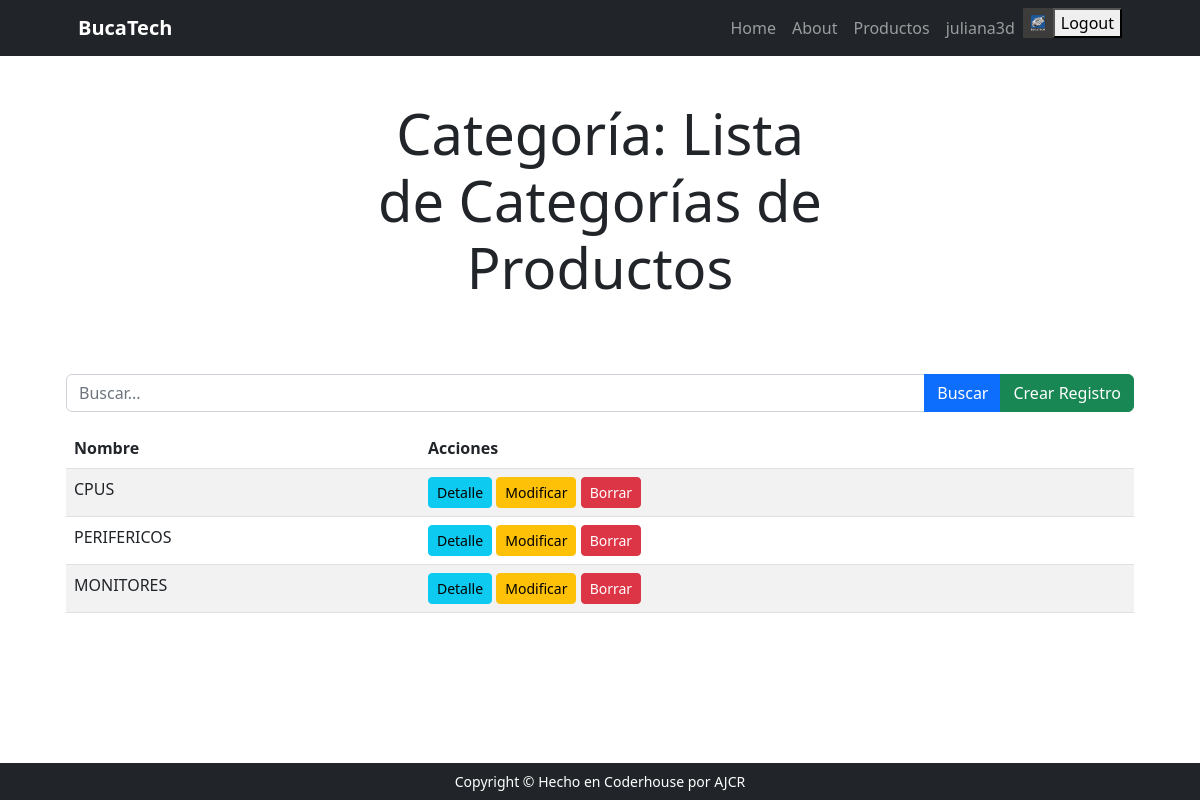
The app's page /products/category/list (signed in) with its own data.
### ventas/models.py (models this page shows, shortened)
class Vendedor(models.Model):
    usuario = models.OneToOneField(User, on_delete=models.CASCADE, related_name='vendedor')
    celular = models.CharField(max_length=50, blank=True, null=True)
    avatar = models.ImageField(upload_to='avatares', blank=True, null=True)
    class Meta:
        verbose_name = 'Vendedor'
        verbose_name_plural = 'Vendedores'

### productos/models.py (models this page shows, shortened)
class Category(models.Model):
    name = models.CharField(max_length=100)
    description = models.TextField()
    class Meta:
        verbose_name = 'Categoría de Producto'
        verbose_name_plural = 'Categorías de Productos'

### productos/views.py (the view)
class CategoryList(ListView):
    model = Category
    template_name = 'product/category_list.html'
    def get_queryset(self):
        queryset = super().get_queryset()
        q = self.request.GET.get('q')
        if q:
            queryset = Category.objects.filter(name__icontains=q)
        return queryset

### productos/templates/product/category_list.html
{% extends 'core/base.html' %}
{% load static %}
{% block header %}
    <div class="container text-center mt-4">
        <h1 class="display-4">Categoría: Lista de Categorías de Productos</h1>
    </div>
{% endblock header %}
{% block main %}
    <div class="container mt-4">
        <form action="{% url 'productos:category_list' %}" method="get" class="mb-3">
            <div class="input-group">
                <input type="text" name="q" class="form-control" placeholder="Buscar..." />
                <button type="submit" class="btn btn-primary">Buscar</button>
                <a href="{% url 'productos:category_create' %}" class="btn btn-success">Crear Registro</a>
            </div>
        </form>
        <div class="table-responsive">
            <table class="table table-striped">
                <thead>
                    <tr>
                        <th scope="col">Nombre</th>
                        <th scope="col">Acciones</th>
                    </tr>
                </thead>
                <tbody>
                    {% for object in object_list %}
                    <tr>
                        <td>{{ object.name | upper }}</td>
                        <td>
                            <a href="{% url 'productos:category_detail' object.id %}" class="btn btn-info btn-sm">Detalle</a>
                            <a href="{% url 'productos:category_update' object.id %}" class="btn btn-warning btn-sm">Modificar</a>
                            <a href="{% url 'productos:category_delete' object.id %}" class="btn btn-danger btn-sm">Borrar</a>
                        </td>
                    </tr>
                    {% empty %}
                    <tr>
                        <td colspan="2" class="text-center">No hay registros</td>
                    </tr>
                    {% endfor %}
                </tbody>
            </table>
        </div>
    </div>
{% endblock main %}

### core/templates/core/componentes/navbar.html (shortened to what this page needs)
{% load static %}
<nav class="navbar navbar-expand-lg navbar-dark bg-dark">
    <div class="container px-5">
        <a class="navbar-brand" href="{% url 'core:index' %}">
            <strong>BucaTech</strong>
        </a>
        <div class="collapse navbar-collapse" id="navbarSupportedContent">
            <ul class="navbar-nav ms-auto mb-2 mb-lg-0">
                <li class="nav-item"><a class="nav-link" href="{% url 'core:index' %}">Home</a></li>
                <li class="nav-item"><a class="nav-link" href="{% url 'core:about' %}">About</a></li>
                {% if user.is_authenticated %}
                <li class="nav-item"><a class="nav-link" href="{% url 'productos:index' %}">Productos</a></li>
                <li class="nav-item"><a class="nav-link" href="{% url 'core:profile' %}">{{ user.username }}</a></li>
                {% if user.vendedor.avatar %}
                <img src="{{ user.vendedor.avatar.url }}" alt="avatar" style="height: 30px" />
                {% else %}
                <img src="{% static 'core/img/perfil.png' %}" alt="avatar" style="height: 30px" />
                {% endif %}
            <form action="{% url 'core:logout' %}" method="post">
                <button type="submit">Logout</button>
            </form>
            {% else %}
            <li class="nav-item"><a class="nav-link" href="{% url 'core:login' %}">Login</a></li>
            {% endif %}
        </ul>
    </div>
</div>
</nav>

### records on screen
Category: name "CPUS"
Category: name "PERIFERICOS"
Category: name "MONITORES"

### other values on screen
{{ user.username }} "juliana3d"
